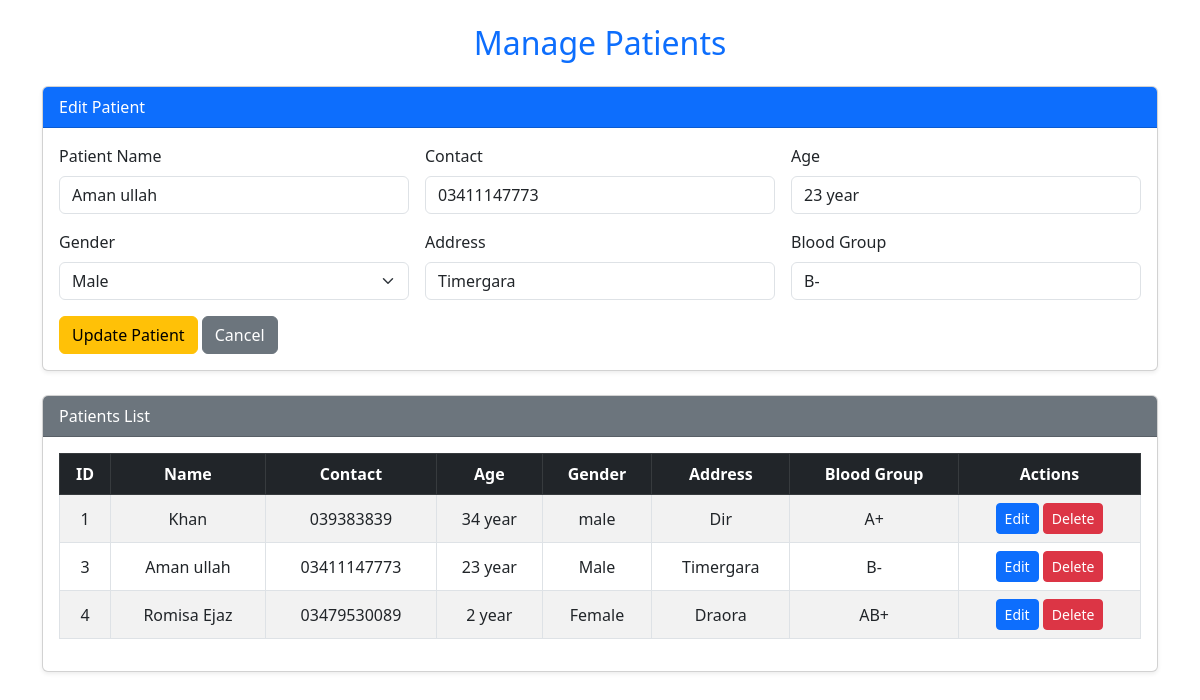
Screenshot of /patient.php?edit=3 with the database file from the repository.
### tables this page shows
CREATE TABLE `patient` (
  `patient_id` int(10) NOT NULL,
  `P_name` varchar(50) DEFAULT NULL,
  `p_adress` varchar(50) NOT NULL,
  `p_contact` varchar(15) NOT NULL,
  `p_age` varchar(50) NOT NULL,
  `Gender` varchar(50) NOT NULL,
  `B_group` varchar(20) NOT NULL
);

### patient.php (the view, shortened to what this page needs)
<?php
include '../database/config.php';
$patients = $conn->query("SELECT * FROM patient");
$edit = false;
$editData = null;
if (isset($_GET['edit'])) {
  $edit = true;
  $editId = $_GET['edit'];
  $result = $conn->query("SELECT * FROM patient WHERE patient_id = $editId");
  $editData = $result->fetch_assoc();
}
?>
<!DOCTYPE html>
<html lang="en">
<head>
  <link href="https://cdn.jsdelivr.net/npm/bootstrap@5.3.0/dist/css/bootstrap.min.css" rel="stylesheet">
</head>
<body>
  <div class="container py-4">
    <h2 class="mb-4 text-center text-primary">Manage Patients</h2>
    <div class="card mb-4 shadow-sm">
      <div class="card-header bg-primary text-white"><?= $edit ? 'Edit Patient' : 'Add New Patient' ?></div>
      <div class="card-body">
        <form method="POST" action="">
          <div class="row g-3">
            <div class="col-md-4">
              <label class="form-label">Patient Name</label>
              <input type="text" name="name" class="form-control" value="<?= $edit ? $editData['P_name'] : '' ?>" required>
            </div>
            <div class="col-md-4">
              <label class="form-label">Contact</label>
              <input type="text" name="contact" class="form-control" value="<?= $edit ? $editData['p_contact'] : '' ?>" required>
            </div>
            <div class="col-md-4">
              <label class="form-label">Age</label>
              <input type="text" name="age" class="form-control" value="<?= $edit ? $editData['p_age'] : '' ?>" required>
            </div>
            <div class="col-md-4">
              <label class="form-label">Gender</label>
              <select name="gender" class="form-select" required>
                <option value="Male" <?= $edit && $editData['Gender'] == 'Male' ? 'selected' : '' ?>>Male</option>
              </select>
            </div>
            <div class="col-md-4">
              <label class="form-label">Address</label>
              <input type="text" name="address" class="form-control" value="<?= $edit ? $editData['p_adress'] : '' ?>" required>
            </div>
            <div class="col-md-4">
              <label class="form-label">Blood Group</label>
              <input type="text" name="b_group" class="form-control" value="<?= $edit ? $editData['B_group'] : '' ?>" >
            </div>
            <div class="col-12">
              <?php if ($edit): ?>
                <button type="submit" name="updatePatient" class="btn btn-warning">Update Patient</button>
                <a href="patient.php" class="btn btn-secondary">Cancel</a>
              <?php else: ?>
                <button type="submit" name="addPatient" class="btn btn-success">Add Patient</button>
              <?php endif; ?>
            </div>
          </div>
        </form>
      </div>
    </div>
    <div class="card shadow-sm">
      <div class="card-header bg-secondary text-white">Patients List</div>
      <div class="card-body table-responsive">
        <table class="table table-striped table-bordered align-middle text-center">
          <thead class="table-dark">
            <tr>
              <th>ID</th>
              <th>Name</th>
              <th>Contact</th>
              <th>Age</th>
              <th>Gender</th>
              <th>Address</th>
              <th>Blood Group</th>
              <th>Actions</th>
            </tr>
          </thead>
          <tbody>
            <?php while ($row = $patients->fetch_assoc()): ?>
              <tr>
                <td><?= $row['patient_id'] ?></td>
                <td><?= $row['P_name'] ?></td>
                <td><?= $row['p_contact'] ?></td>
                <td><?= $row['p_age'] ?></td>
                <td><?= $row['Gender'] ?></td>
                <td><?= $row['p_adress'] ?></td>
                <td><?= $row['B_group'] ?></td>
                <td>
                  <a href="patient.php?edit=<?= $row['patient_id'] ?>" class="btn btn-sm btn-primary">Edit</a>
                  <a href="patient.php?delete=<?= $row['patient_id'] ?>" class="btn btn-sm btn-danger"
                     onclick="return confirm('Are you sure you want to delete this patient?')">Delete</a>
                </td>
              </tr>
            <?php endwhile; ?>
          </tbody>
        </table>
      </div>
    </div>
  </div>
</body>
</html>

### rows the page displays
patient: name "Aman ullah", contact "03411147773", age "23 year", gender "Male", address "Timergara", b_group "B-", patient_id "3", P_name "Aman ullah", p_contact "03411147773", p_age "23 year", Gender "Male", p_adress "Timergara", B_group "B-"
patient: patient_id "1", P_name "Khan", p_contact "039383839", p_age "34 year", Gender "male", p_adress "Dir", B_group "A+"
patient: patient_id "4", P_name "Romisa Ejaz", p_contact "03479530089", p_age "2 year", Gender "Female", p_adress "Draora", B_group "AB+"
